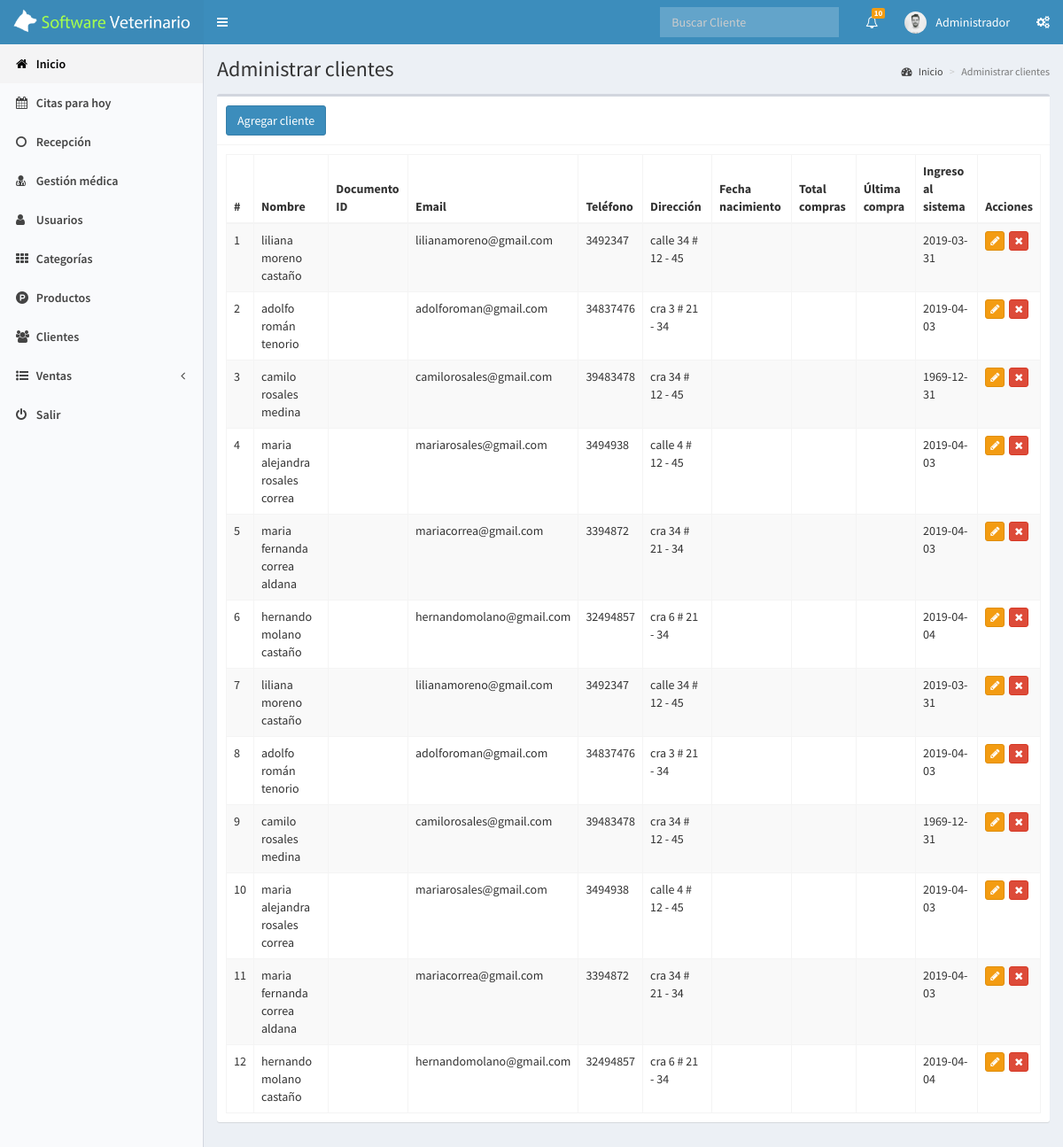
Screenshot of /clientes (signed in) with the database file from the repository.
### tables this page shows
CREATE TABLE IF NOT EXISTS `clientes` (
  `Id_cliente` int(6) NOT NULL DEFAULT '0',
  `cedula` varchar(18) NOT NULL,
  `fecha_registro` timestamp NOT NULL DEFAULT CURRENT_TIMESTAMP,
  `Id_historia_clinica` int(6) NOT NULL,
  `Id_consulta_medica` int(6) NOT NULL,
  `fecha` date NOT NULL,
  `hora` varchar(15) NOT NULL,
  `usuario` varchar(30) NOT NULL,
  `nombre` varchar(50) NOT NULL,
  `direccion` varchar(60) NOT NULL,
  `barrio` varchar(40) NOT NULL,
  `telefono` varchar(10) NOT NULL,
  `celular` varchar(18) NOT NULL,
  `email` varchar(50) NOT NULL,
  `nombre_mascota` varchar(60) NOT NULL,
  `edad` varchar(10) NOT NULL,
  `especie` varchar(20) NOT NULL,
  `raza` varchar(90) NOT NULL,
  `sexo` varchar(15) NOT NULL,
  `color` varchar(20) NOT NULL,
  `peso` varchar(10) NOT NULL,
  `ruta_foto_mascota` varchar(100) NOT NULL
);

### controladores/plantilla.controlador.php (called while the page is built)
<?php
class ControladorPlantilla{
	static public function ctrPlantilla(){
		include "vistas/plantilla.php";
	}
}

### index.php (called while the page is built, shortened)
<?php
require_once "controladores/plantilla.controlador.php";
require_once "controladores/usuarios.controlador.php";
require_once "controladores/clientes.controlador.php";
require_once "controladores/ventas.controlador.php";
require_once "modelos/clientes.modelo.php";
$plantilla = new ControladorPlantilla();
$plantilla -> ctrPlantilla();

### controladores/clientes.controlador.php (called while the page is built, shortened)
<?php
class ControladorClientes{
	static public function ctrMostrarClientes($item, $valor){
		$tabla = "clientes";
		$respuesta = ModeloClientes::mdlMostrarClientes($tabla, $item, $valor);
		return $respuesta;
	}
}

### modelos/conexion.php (called while the page is built)
<?php
class Conexion{
	static public function conectar(){
		$link = new PDO("mysql:host=localhost;dbname=veterinaria_lte","root","140469");
		$link->exec("set names utf8");
		return $link;
	}
}

### modelos/clientes.modelo.php (called while the page is built, shortened)
<?php
require_once "conexion.php";
class ModeloClientes{
	static public function mdlMostrarClientes($tabla, $item, $valor){
		if($item != null){
			$stmt = Conexion::conectar()->prepare("SELECT * FROM $tabla WHERE $item = :$item");
			$stmt -> bindParam(":".$item, $valor, PDO::PARAM_STR);
			$stmt -> execute();
			return $stmt -> fetch();
		}else{
			$stmt = Conexion::conectar()->prepare("SELECT * FROM $tabla");
			$stmt -> execute();
			return $stmt -> fetchAll();
		}
	}
}

### vistas/modulos/clientes.php (the view, shortened to what this page needs)
<div class="content-wrapper">
  <section class="content-header">
    <h1>
      Administrar clientes
    </h1>
    <ol class="breadcrumb">
      <li><a href="inicio"><i class="fa fa-dashboard"></i> Inicio</a></li>
      <li class="active">Administrar clientes</li>
    </ol>
  </section>
  <section class="content">
    <div class="box">
      <div class="box-header with-border">
        <button class="btn btn-primary" data-toggle="modal" data-target="#modalAgregarCliente">
          Agregar cliente
        </button>
      </div>
      <div class="box-body">
       <table class="table table-bordered table-striped dt-responsive tablas">
        <thead>
         <tr>
           <th style="width:10px">#</th>
           <th>Nombre</th>
           <th>Documento ID</th>
           <th>Email</th>
           <th>Teléfono</th>
           <th>Dirección</th>
           <th>Fecha nacimiento</th>
           <th>Total compras</th>
           <th>Última compra</th>
           <th>Ingreso al sistema</th>
           <th>Acciones</th>
         </tr>
        </thead>
        <tbody>
        <?php
          $item = null;
          $valor = null;
          $clientes = ControladorClientes::ctrMostrarClientes($item, $valor);
          foreach ($clientes as $key => $value) {
            echo '<tr>
                    <td>'.($key+1).'</td>
                    <td>'.$value["nombre"].'</td>
                    <td>'.$value["documento"].'</td>
                    <td>'.$value["email"].'</td>
                    <td>'.$value["telefono"].'</td>
                    <td>'.$value["direccion"].'</td>
                    <td>'.$value["fecha_nacimiento"].'</td>
                    <td>'.$value["compras"].'</td>
                    <td>'.$value["ultima_compra"].'</td>
                    <td>'.$value["fecha"].'</td>
                    <td>
                      <div class="btn-toolbar">
                        <button class="btn btn-warning btn-xs btnEditarCliente" data-toggle="modal" data-target="#modalEditarCliente" idCliente="'.$value["id"].'"><i class="fa fa-pencil"></i></button>';
                      if($_SESSION["perfil"] == "Administrador"){
                        echo '<button class="btn btn-danger btn-xs btnEliminarCliente" idCliente="'.$value["id"].'"><i class="fa fa-times"></i></button>';
                      }
                      echo '</div>
                    </td>
                  </tr>';
            }
        ?>
        </tbody>
       </table>
      </div>
    </div>
  </section>
</div>

### rows the page displays
clientes: nombre "liliana moreno castaño", email "lilianamoreno@gmail.com", telefono "3492347", direccion "calle 34 # 12 - 45", fecha "2019-03-31"
clientes: nombre "adolfo román tenorio", email "adolforoman@gmail.com", telefono "34837476", direccion "cra 3 # 21 - 34", fecha "2019-04-03"
clientes: nombre "camilo rosales medina", email "camilorosales@gmail.com", telefono "39483478", direccion "cra 34 # 12 - 45", fecha "1969-12-31"
clientes: nombre "maria alejandra rosales correa", email "mariarosales@gmail.com", telefono "3494938", direccion "calle 4 # 12 - 45", fecha "2019-04-03"
clientes: nombre "maria fernanda correa aldana", email "mariacorrea@gmail.com", telefono "3394872", direccion "cra 34 # 21 - 34", fecha "2019-04-03"
clientes: nombre "hernando molano castaño", email "hernandomolano@gmail.com", telefono "32494857", direccion "cra 6 # 21 - 34", fecha "2019-04-04"
clientes: nombre "liliana moreno castaño", email "lilianamoreno@gmail.com", telefono "3492347", direccion "calle 34 # 12 - 45", fecha "2019-03-31"
clientes: nombre "adolfo román tenorio", email "adolforoman@gmail.com", telefono "34837476", direccion "cra 3 # 21 - 34", fecha "2019-04-03"
clientes: nombre "camilo rosales medina", email "camilorosales@gmail.com", telefono "39483478", direccion "cra 34 # 12 - 45", fecha "1969-12-31"
clientes: nombre "maria alejandra rosales correa", email "mariarosales@gmail.com", telefono "3494938", direccion "calle 4 # 12 - 45", fecha "2019-04-03"
clientes: nombre "maria fernanda correa aldana", email "mariacorrea@gmail.com", telefono "3394872", direccion "cra 34 # 21 - 34", fecha "2019-04-03"
clientes: nombre "hernando molano castaño", email "hernandomolano@gmail.com", telefono "32494857", direccion "cra 6 # 21 - 34", fecha "2019-04-04"

### other values shown
$_SESSION["nombre"] "Administrador"
